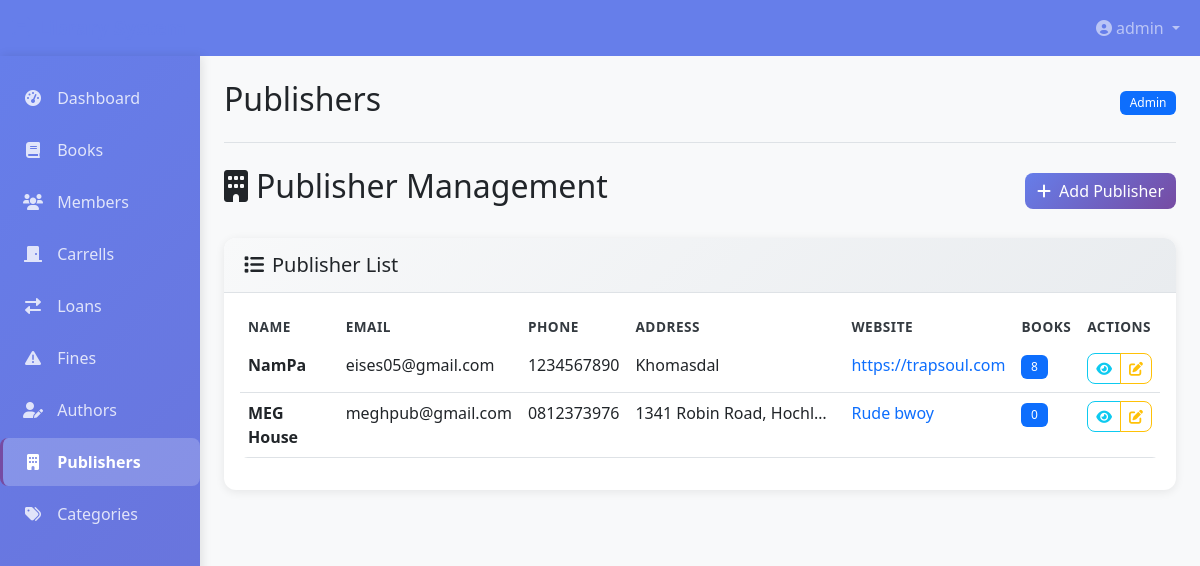
The app's page /publishers (signed in) with its own data.
### app.py (models this page shows, shortened)
class User(db.Model, UserMixin):
    id = db.Column(db.Integer, primary_key=True)
    username = db.Column(db.String(50), unique=True, nullable=False)
    password_hash = db.Column(db.String(128), nullable=False)
    role = db.Column(db.String(20), nullable=False, default='member')  # member, librarian, admin
    created_at = db.Column(db.DateTime, default=datetime.utcnow)

class Publisher(db.Model):
    id = db.Column(db.Integer, primary_key=True)
    name = db.Column(db.String(200), nullable=False)
    address = db.Column(db.Text)
    phone = db.Column(db.String(20))
    email = db.Column(db.String(120))
    website = db.Column(db.String(200))
    created_at = db.Column(db.DateTime, default=datetime.utcnow)
    books = db.relationship('Book', backref='publisher', lazy=True)

### app.py (the view)
@app.route('/publishers')
@login_required
def publishers():
    if current_user.role not in ['admin', 'librarian']:
        flash('Access denied', 'error')
        return redirect(url_for('dashboard'))
    publishers = Publisher.query.all()
    form = PublisherForm()
    return render_template('publishers.html', title='Publishers', publishers=publishers, form=form)

### app.py (called while the page is built)
@app.context_processor
def inject_now():
    return {'now': datetime.utcnow()}

@login_manager.user_loader
def load_user(user_id):
    return User.query.get(int(user_id))

### templates/publishers.html (shortened to what this page needs)
{% extends "base.html" %}
{% block content %}
<div class="d-flex justify-content-between align-items-center mb-4">
    <h2><i class="fas fa-building me-2"></i>Publisher Management</h2>
    {% if current_user.role in ['admin', 'librarian'] %}
    <button class="btn btn-primary" data-bs-toggle="modal" data-bs-target="#addPublisherModal">
        <i class="fas fa-plus me-2"></i>Add Publisher
    </button>
    {% endif %}
</div>
<div class="card">
    <div class="card-header">
        <h5 class="mb-0"><i class="fas fa-list me-2"></i>Publisher List</h5>
    </div>
    <div class="card-body">
        {% if publishers %}
        <div class="table-responsive">
            <table class="table table-hover">
                <thead>
                    <tr>
                        <th>Name</th>
                        <th>Email</th>
                        <th>Phone</th>
                        <th>Address</th>
                        <th>Website</th>
                        <th>Books</th>
                        <th>Actions</th>
                    </tr>
                </thead>
                <tbody>
                    {% for publisher in publishers %}
                    <tr>
                        <td>
                            <div class="fw-bold">{{ publisher.name }}</div>
                        </td>
                        <td>{{ publisher.email or 'N/A' }}</td>
                        <td>{{ publisher.phone or 'N/A' }}</td>
                        <td>
                            {% if publisher.address %}
                            <span class="d-inline-block text-truncate" style="max-width: 200px;">
                                {{ publisher.address }}
                            </span>
                            {% else %}
                            <span class="text-muted">No address</span>
                            {% endif %}
                        </td>
                        <td>
                            {% if publisher.website %}
                            <a href="{{ publisher.website }}" target="_blank" class="text-decoration-none">
                                {{ publisher.website|truncate(20) }}
                            </a>
                            {% else %}
                            <span class="text-muted">N/A</span>
                            {% endif %}
                        </td>
                        <td>
                            <span class="badge bg-primary">{{ publisher.books|length }}</span>
                        </td>
                        <td>
                            <div class="btn-group">
                                <button class="btn btn-sm btn-outline-info view-publisher-btn"
                                        data-publisher-id="{{ publisher.id }}"
                                        data-publisher-name="{{ publisher.name }}"
                                        data-publisher-email="{{ publisher.email or 'N/A' }}"
                                        data-publisher-phone="{{ publisher.phone or 'N/A' }}"
                                        data-publisher-address="{{ publisher.address or 'No address' }}"
                                        data-publisher-website="{{ publisher.website or 'N/A' }}"
                                        data-publisher-books-count="{{ publisher.books|length }}"
                                        title="View Details">
                                    <i class="fas fa-eye"></i>
                                </button>
                                {% if current_user.role in ['admin', 'librarian'] %}
                                <button class="btn btn-sm btn-outline-warning edit-publisher-btn"
                                        data-publisher-id="{{ publisher.id }}"
                                        data-publisher-name="{{ publisher.name }}"
                                        data-publisher-email="{{ publisher.email or '' }}"
                                        data-publisher-phone="{{ publisher.phone or '' }}"
                                        data-publisher-address="{{ publisher.address or '' }}"
                                        data-publisher-website="{{ publisher.website or '' }}"
                                        title="Edit Publisher">
                                    <i class="fas fa-edit"></i>
                                </button>
                                {% endif %}
                            </div>
                        </td>
                    </tr>
                    {% endfor %}
                </tbody>
            </table>
        </div>
        {% endif %}
    </div>
</div>
{% endblock %}

### templates/base.html (shortened to what this page needs)
<!DOCTYPE html>
<html lang="en">
<head>
    <link href="https://cdn.jsdelivr.net/npm/bootstrap@5.3.0-alpha1/dist/css/bootstrap.min.css" rel="stylesheet">
    <link href="https://cdnjs.cloudflare.com/ajax/libs/font-awesome/6.0.0/css/all.min.css" rel="stylesheet">
    <link rel="stylesheet" href="{{ url_for('static', filename='style.css') }}">
</head>
<body class="{% block body_class %}{% endblock %}">
    <nav class="navbar navbar-expand-lg navbar-dark" style="background-color: var(--primary-color);">
    <div class="container-fluid">
        <a class="navbar-brand" href="{{ url_for('dashboard') }}">
            <i class="fas fa-book me-2"></i>Library System
        </a>
        <div class="collapse navbar-collapse" id="navbarNav">
            <ul class="navbar-nav ms-auto">
                {% if current_user.is_authenticated %}
                    <li class="nav-item dropdown">
                        <a class="nav-link dropdown-toggle" href="#" id="navbarDropdown" role="button" data-bs-toggle="dropdown">
                            <i class="fas fa-user-circle me-1"></i>{{ current_user.username }}
                        </a>
                    </li>
                {% endif %}
            </ul>
        </div>
    </div>
</nav>
    <div class="container-fluid">
        <div class="row">
            {% if current_user.is_authenticated %}
            <div class="col-md-3 col-lg-2 d-md-block sidebar collapse" style="height: 230rem;">
                <div class="position-sticky pt-3">
                    <ul class="nav flex-column">
                        <li class="nav-item">
                            <a class="nav-link {% if request.endpoint == 'dashboard' %}active{% endif %}" href="{{ url_for('dashboard') }}">
                                <i class="fas fa-tachometer-alt"></i> Dashboard
                            </a>
                        </li>
                        <li class="nav-item">
                            <a class="nav-link {% if request.endpoint == 'books' %}active{% endif %}" href="{{ url_for('books') }}">
                                <i class="fas fa-book"></i> Books
                            </a>
                        </li>
                        {% if current_user.role in ['admin', 'librarian'] %}
                        <li class="nav-item">
                            <a class="nav-link {% if request.endpoint == 'members' %}active{% endif %}" href="{{ url_for('members') }}">
                                <i class="fas fa-users"></i> Members
                            </a>
                        </li>
                        {% if current_user.role in ['admin', 'librarian'] %}
                        <li class="nav-item">
                            <a class="nav-link {% if request.endpoint == 'carrells' %}active{% endif %}" href="{{ url_for('carrells') }}">
                                <i class="fas fa-door-closed"></i> Carrells
                            </a>
                        </li>
                        {% endif %}
                        <li class="nav-item">
                            <a class="nav-link {% if request.endpoint == 'loans' %}active{% endif %}" href="{{ url_for('loans') }}">
                                <i class="fas fa-exchange-alt"></i> Loans
                            </a>
                        </li>
                        <li class="nav-item">
                            <a class="nav-link {% if request.endpoint == 'fines' %}active{% endif %}" href="{{ url_for('fines') }}">
                                <i class="fas fa-exclamation-triangle"></i> Fines
                            </a>
                        </li>
                        {% endif %}
                        {% if current_user.role in ['admin', 'librarian'] %}
                        <li class="nav-item">
                            <a class="nav-link {% if request.endpoint == 'authors' %}active{% endif %}" href="{{ url_for('authors') }}">
                                <i class="fas fa-user-edit"></i> Authors
                            </a>
                        </li>
                        <li class="nav-item">
                            <a class="nav-link {% if request.endpoint == 'publishers' %}active{% endif %}" href="{{ url_for('publishers') }}">
                                <i class="fas fa-building"></i> Publishers
                            </a>
                        </li>
                        <li class="nav-item">
                            <a class="nav-link {% if request.endpoint == 'categories' %}active{% endif %}" href="{{ url_for('categories') }}">
                                <i class="fas fa-tags"></i> Categories
                            </a>
                        </li>
                        {% endif %}
                    </ul>
                </div>
            </div>
            {% endif %}
            <main class="col-md-9 ms-sm-auto col-lg-10 px-md-4 py-4">
                <div class="d-flex justify-content-between flex-wrap flex-md-nowrap align-items-center pb-3 mb-4 border-bottom">
                    <h1 class="h2">{{ title }}</h1>
                    {% if current_user.is_authenticated %}
                    <div class="btn-toolbar mb-2 mb-md-0">
                        <span class="badge bg-primary">{{ current_user.role|title }}</span>
                    </div>
                    {% endif %}
                </div>
                {% block content %}{% endblock %}
            </main>
        </div>
    </div>
</body>
</html>

### static/style.css (style rules this page uses)
body { font-family: "Segoe UI", Tahoma, Geneva, Verdana, sans-serif; background-color: var(--light-color); }
.sidebar { background: linear-gradient(135deg, var(--primary-color) 0%, var(--secondary-color) 100%); box-shadow: 2px 0 10px rgba(0, 0, 0, 0.1); }
.sidebar .nav-link { transition: all 0.3s ease; border-radius: 8px; margin: 2px 0; }
.sidebar .nav-link.active { background-color: rgba(255, 255, 255, 0.2); font-weight: 600; }
.card { border-radius: 12px; transition: all 0.3s ease; border: none; box-shadow: 0 2px 10px rgba(0, 0, 0, 0.08); }
.card-header { background: linear-gradient(135deg, #f8f9fa 0%, #e9ecef 100%); border-bottom: 1px solid #dee2e6; border-radius: 12px 12px 0 0 !important; font-weight: 600; }
.btn { border-radius: 8px; font-weight: 500; transition: all 0.3s ease; }
.btn-primary { background: linear-gradient(135deg, var(--primary-color) 0%, var(--secondary-color) 100%); border: none; }
.table { border-radius: 8px; overflow: hidden; }
.table thead th { border: none; font-weight: 600; text-transform: uppercase; font-size: 0.85rem; letter-spacing: 0.5px; }
.table tbody tr { transition: all 0.2s ease; }
.badge { border-radius: 6px; font-weight: 500; padding: 0.5em 0.8em; }

### templates/base.html (style rules this page uses)
:root { --primary-color: #2c3e50; --secondary-color: #3498db; --accent-color: #e74c3c; --success-color: #27ae60; --warning-color: #f39c12; --light-color: #ecf0f1; --dark-color: #2c3e50; }
body { background-color: #f8f9fa; font-family: 'Segoe UI', Tahoma, Geneva, Verdana, sans-serif; }
.navbar-brand { font-weight: bold; color: var(--primary-color) !important; }
main { margin-left: 16.666667%; width: calc(100% - 16.666667%); }
.sidebar { background-color: var(--primary-color); color: white; min-height: calc(100vh - 56px); padding: 0; position: fixed; top: 56px; left: 0; width: 16.666667%; height: calc(100vh - 56px); overflow-y: auto; z-index: 1000; }
.sidebar .nav-link { color: rgba(255, 255, 255, 0.8); padding: 12px 20px; border-left: 3px solid transparent; }
.sidebar .nav-link:hover, .sidebar .nav-link.active { color: white; background-color: rgba(255, 255, 255, 0.1); border-left: 3px solid var(--secondary-color); }
.sidebar .nav-link i { margin-right: 10px; width: 20px; text-align: center; }
.card { border: none; border-radius: 10px; box-shadow: 0 4px 6px rgba(0, 0, 0, 0.1); transition: transform 0.2s; margin-bottom: 20px; }
.card-header { background-color: white; border-bottom: 1px solid #eaeaea; font-weight: 600; padding: 15px 20px; }
.btn-primary { background-color: var(--secondary-color); border-color: var(--secondary-color); }
.table th { border-top: none; font-weight: 600; color: var(--dark-color); }
.badge { font-size: 0.75rem; padding: 5px 10px; border-radius: 12px; }

### records on screen
User: username "admin", role "Admin"
Publisher: name "NamPa", email "eises05@gmail.com", phone "1234567890", address "Khomasdal", website "https://trapsoul.com", books|length "8"
Publisher: name "MEG House", email "meghpub@gmail.com", phone "0812373976", address "1341 Robin Road, Hochl…", website "Rude bwoy", books|length "0"

### other values on screen
{{ title }} "Publishers"
